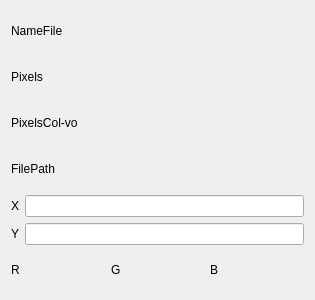
<?xml version="1.0" encoding="UTF-8"?>
<ui version="4.0">
 <class>FileInform</class>
 <widget class="QWidget" name="FileInform">
  <property name="geometry">
   <rect>
    <x>0</x>
    <y>0</y>
    <width>315</width>
    <height>300</height>
   </rect>
  </property>
  <property name="minimumSize">
   <size>
    <width>0</width>
    <height>150</height>
   </size>
  </property>
  <property name="maximumSize">
   <size>
    <width>16777215</width>
    <height>400</height>
   </size>
  </property>
  <property name="windowTitle">
   <string>Form</string>
  </property>
  <layout class="QGridLayout" name="gridLayout">
   <item row="0" column="0">
    <widget class="QLabel" name="NameFile">
     <property name="minimumSize">
      <size>
       <width>150</width>
       <height>40</height>
      </size>
     </property>
     <property name="maximumSize">
      <size>
       <width>400</width>
       <height>40</height>
      </size>
     </property>
     <property name="text">
      <string>NameFile</string>
     </property>
    </widget>
   </item>
   <item row="1" column="0">
    <widget class="QLabel" name="Pixels">
     <property name="minimumSize">
      <size>
       <width>150</width>
       <height>40</height>
      </size>
     </property>
     <property name="maximumSize">
      <size>
       <width>400</width>
       <height>40</height>
      </size>
     </property>
     <property name="text">
      <string>Pixels</string>
     </property>
    </widget>
   </item>
   <item row="2" column="0">
    <widget class="QLabel" name="PixelsColvo">
     <property name="minimumSize">
      <size>
       <width>150</width>
       <height>40</height>
      </size>
     </property>
     <property name="maximumSize">
      <size>
       <width>400</width>
       <height>40</height>
      </size>
     </property>
     <property name="text">
      <string>PixelsCol-vo</string>
     </property>
    </widget>
   </item>
   <item row="3" column="0">
    <widget class="QLabel" name="FilePath">
     <property name="minimumSize">
      <size>
       <width>150</width>
       <height>40</height>
      </size>
     </property>
     <property name="maximumSize">
      <size>
       <width>400</width>
       <height>40</height>
      </size>
     </property>
     <property name="text">
      <string>FilePath</string>
     </property>
    </widget>
   </item>
   <item row="4" column="0">
    <layout class="QHBoxLayout" name="horizontalLayout">
     <item>
      <widget class="QLabel" name="label">
       <property name="text">
        <string>X</string>
       </property>
      </widget>
     </item>
     <item>
      <widget class="QLineEdit" name="EditX"/>
     </item>
    </layout>
   </item>
   <item row="5" column="0">
    <layout class="QHBoxLayout" name="horizontalLayout_2">
     <item>
      <widget class="QLabel" name="label_2">
       <property name="text">
        <string>Y</string>
       </property>
      </widget>
     </item>
     <item>
      <widget class="QLineEdit" name="EditY"/>
     </item>
    </layout>
   </item>
   <item row="6" column="0">
    <layout class="QHBoxLayout" name="horizontalLayout_3">
     <item>
      <widget class="QLabel" name="label_R">
       <property name="text">
        <string>R</string>
       </property>
      </widget>
     </item>
     <item>
      <widget class="QLabel" name="label_G">
       <property name="text">
        <string>G</string>
       </property>
      </widget>
     </item>
     <item>
      <widget class="QLabel" name="label_B">
       <property name="text">
        <string>B</string>
       </property>
      </widget>
     </item>
    </layout>
   </item>
  </layout>
 </widget>
 <resources/>
 <connections/>
</ui>
